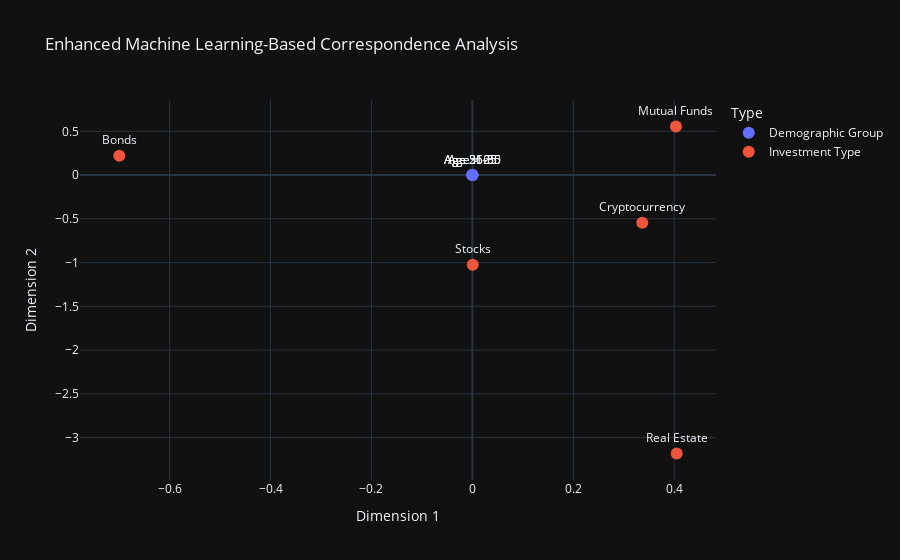

Here is the notebook cell this chart was saved with:
### Code cell
import pandas as pd
import numpy as np
import tensorflow as tf
from tensorflow.keras.models import Model
from tensorflow.keras.layers import Input, Dense, BatchNormalization, Activation
import plotly.express as px

# Financial Data: Customer Demographics vs. Investment Types
data = pd.DataFrame({
    'Stocks': [50, 20, 30, 40, 60],
    'Bonds': [30, 50, 20, 40, 30],
    'Mutual Funds': [40, 60, 50, 30, 20],
    'Real Estate': [20, 10, 30, 40, 50],
    'Cryptocurrency': [10, 30, 20, 50, 60],
}, index=['Age < 25', 'Age 25-35', 'Age 36-50', 'Age 51-65', 'Age > 65'])

# Normalize the data for dimensionality reduction
data_norm = data.div(data.sum(axis=1), axis=0)

# Model Parameters
input_dim = data_norm.shape[1]
encoding_dim = 2  # Final 2D space for visualization

# Define the Encoder-Decoder structure with additional layers
input_layer = Input(shape=(input_dim,))

# Encoder
x = Dense(64)(input_layer)
x = BatchNormalization()(x)
x = Activation('relu')(x)

x = Dense(32)(x)
x = BatchNormalization()(x)
x = Activation('relu')(x)

encoded = Dense(encoding_dim, activation='relu')(x)  # Latent Space

# Decoder
x = Dense(32)(encoded)
x = BatchNormalization()(x)
x = Activation('relu')(x)

x = Dense(64)(x)
x = BatchNormalization()(x)
x = Activation('relu')(x)

decoded = Dense(input_dim, activation='sigmoid')(x)

# Autoencoder Model
autoencoder = Model(input_layer, decoded)

# Encoder Model (for extracting latent features)
encoder = Model(input_layer, encoded)

# Compile the Autoencoder
autoencoder.compile(optimizer='adam', loss='mse')

# Train the Autoencoder
autoencoder.fit(data_norm, data_norm, epochs=300, verbose=0, batch_size=5)

# Get the 2D Encoded Representation
encoded_data = encoder.predict(data_norm)

# Combine results with column coordinates
row_coords = pd.DataFrame(encoded_data, columns=[
                          'Dim_1', 'Dim_2'], index=data.index)
row_coords['Type'] = 'Demographic Group'

col_coords = pd.DataFrame(
    np.random.randn(data.shape[1], 2),  # Simulated random column placements
    columns=['Dim_1', 'Dim_2'], index=data.columns
)
col_coords['Type'] = 'Investment Type'

result = pd.concat([row_coords, col_coords])

# Plot the results using Plotly
fig = px.scatter(
    result,
    x='Dim_1', y='Dim_2',
    color='Type',
    text=result.index,
    title='Enhanced Machine Learning-Based Correspondence Analysis',
    labels={'Dim_1': 'Dimension 1', 'Dim_2': 'Dimension 2'},
    template='plotly_dark'  # Cool dark theme
)

fig.update_traces(marker=dict(size=12), textposition='top center')
fig.show()

### Figure 1 — Plotly figure (JSON) as saved in the notebook; plotly's stock layout.template omitted (floating-point values rounded to 4 significant figures)
{"data": [{"hovertemplate": "Type=Demographic Group<br>Dimension 1=%{x}<br>Dimension 2=%{y}<br>index=%{text}<extra></extra>", "legendgroup": "Demographic Group", "marker": {"color": "#636efa", "size": 12, "symbol": "circle"}, "mode": "markers+text", "name": "Demographic Group", "orientation": "v", "showlegend": true, "text": ["Age < 25", "Age 25-35", "Age 36-50", "Age 51-65", "Age > 65"], "textposition": "top center", "type": "scatter", "x": [0, 0, 0, 0, 0], "xaxis": "x", "y": [0, 0, 0, 0, 0], "yaxis": "y"}, {"hovertemplate": "Type=Investment Type<br>Dimension 1=%{x}<br>Dimension 2=%{y}<br>index=%{text}<extra></extra>", "legendgroup": "Investment Type", "marker": {"color": "#EF553B", "size": 12, "symbol": "circle"}, "mode": "markers+text", "name": "Investment Type", "orientation": "v", "showlegend": true, "text": ["Stocks", "Bonds", "Mutual Funds", "Real Estate", "Cryptocurrency"], "textposition": "top center", "type": "scatter", "x": [0.0006741, -0.6997, 0.4034, 0.4049, 0.3367], "xaxis": "x", "y": [-1.025, 0.2209, 0.5548, -3.182, -0.5446], "yaxis": "y"}], "layout": {"legend": {"title": {"text": "Type"}, "tracegroupgap": 0}, "title": {"text": "Enhanced Machine Learning-Based Correspondence Analysis"}, "xaxis": {"anchor": "y", "domain": [0, 1], "title": {"text": "Dimension 1"}}, "yaxis": {"anchor": "x", "domain": [0, 1], "title": {"text": "Dimension 2"}}}}
